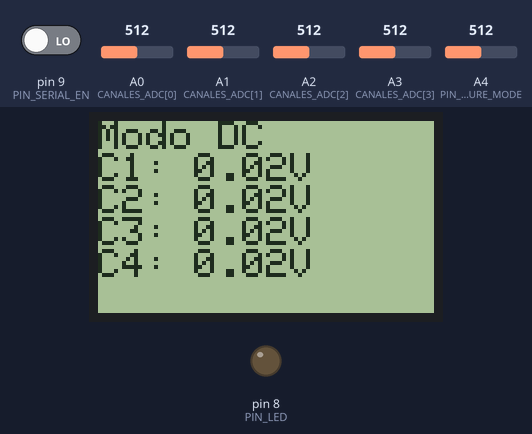
Simulated run of this sketch. Board: Arduino Uno, built with avr-gcc and run on an emulated ATmega328P. Shown: 84×48 one-colour display, output pins drawn as LEDs (lit = HIGH). The test bench sets the inputs (shaded band); at power-on: A0 (CANALES_ADC[0]) = 512, A4 (PIN_MEASURE_MODE) = 512, A1 (CANALES_ADC[1]) = 512, pin 9 (PIN_SERIAL_EN) LOW, A2 (CANALES_ADC[2]) = 512, A3 (CANALES_ADC[3]) = 512.

Above: at 1.2 s.
1.3 s: A0 (CANALES_ADC[0]) set to 90
At 2.7 s:
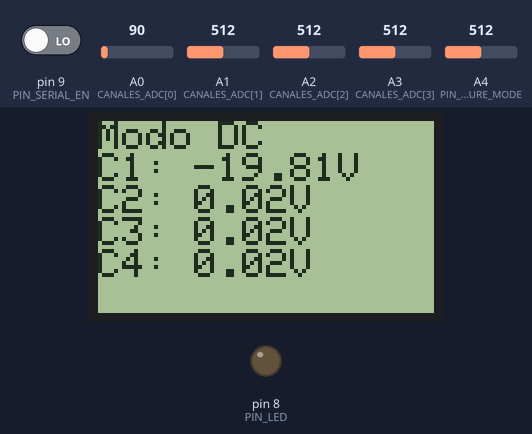
3.6 s: A0 (CANALES_ADC[0]) set to 77
At 4.6 s:
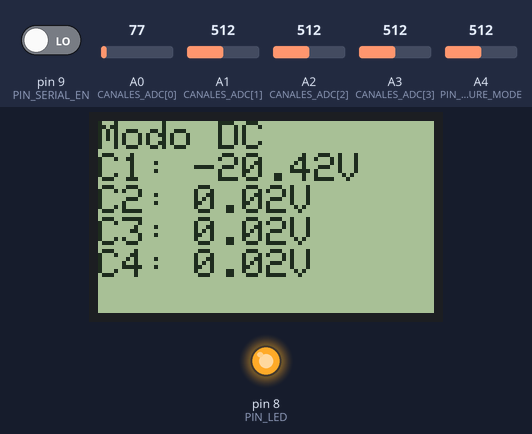
5.7 s: A4 (PIN_MEASURE_MODE) set to 525
At 7.1 s:
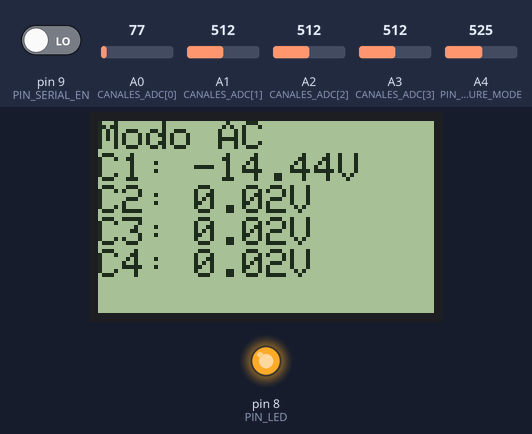
8.1 s: A0 (CANALES_ADC[0]) set to 522
At 9.9 s:
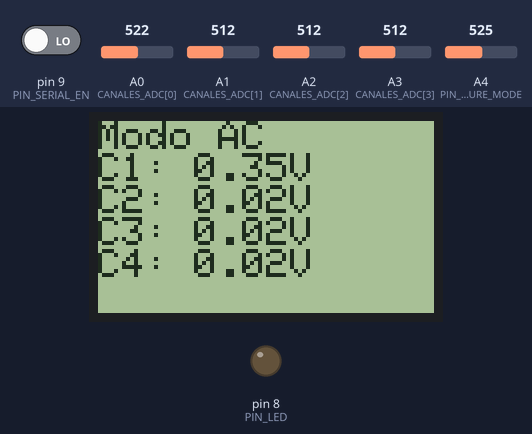
10.8 s: A1 (CANALES_ADC[1]) set to 498
At 12.8 s:
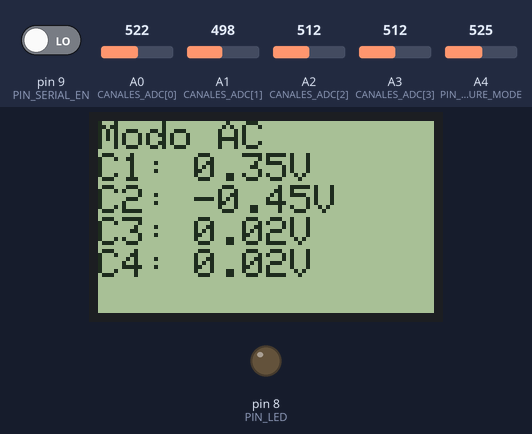
14.6 s: A4 (PIN_MEASURE_MODE) set to 502
At 16.0 s:
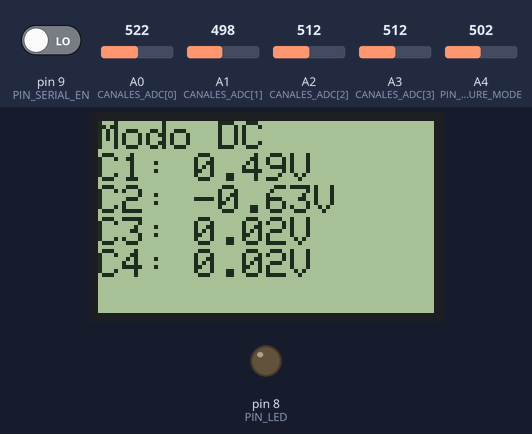
Timing chart, 0 to 17.6 s (numbered marks = the images above; inputs shaded):
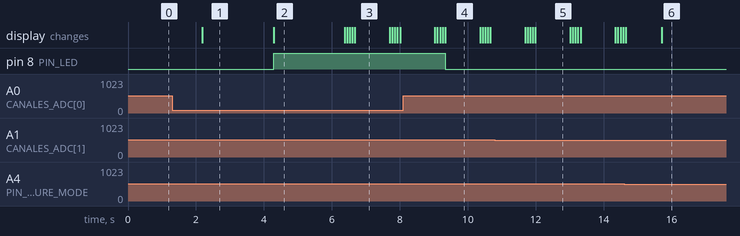

Measured:
- the behaviour switches between 86 and 85 on A0 (CANALES_ADC[0]) (found by bisection; images 1 and 2)
- the behaviour switches between 512 and 513 on A4 (PIN_MEASURE_MODE) (found by bisection; images 2 and 3)
- the behaviour switches between 512 and 511 on A1 (CANALES_ADC[1]) (found by bisection; images 4 and 5)
- after the input at 1.3 s, the display: changes after 0.88 s (image 1)
- after the input at 3.6 s, pin 8 (PIN_LED): LOW → HIGH after 0.69 s; the display: changes after 0.69 s (image 2)
- after the input at 5.7 s, the display: first changes after 0.67 s (image 3 shows a later state)
- after the input at 8.1 s, pin 8 (PIN_LED): HIGH → LOW after 1.2 s; the display: first differs from a run without the input after 1.0 s (image 4 shows a later state)
- after the input at 10.8 s, the display: first differs from a run without the input after 1.0 s (image 5 shows a later state)
- after the input at 14.6 s, the display: first differs from a run without the input after 1.1 s (image 6)

The sketch:

lab3.ino
```cpp
/*
 * ==============================================================================
 * Laboratorio 02: GPIO, ADC y protocolos de comunicación en Arduino
 * IE-0624 Laboratorio de Microcontroladores
 *
 * Estudiantes:
 *      - Fabian Sander Hangen, C07336
 *      - Kristhel Quesada Lopez, C06153
 *
 * Microcontrolador:
 *      - Arduino UNO con ATMega16
 *
 * Descripcion del Codigo:
 *      - Voltimetro que permite la lectura de cuatro canales para valores de
 *        voltaje analogicos en el rango de [-24, 24]V con warnings visuales a
 *        partir de los [-20, 20]V. Modos de lectura DC y AC (rms).
 * ==============================================================================
*/


/*
 * ----------------------------------------------------------------
 * Archivos de encabezado
 * ----------------------------------------------------------------
*/
#include <SoftwareSerial.h>
#include <PCD8544.h>
#include <math.h>


/*
 * ----------------------------------------------------------------
 * Configuracion de los macros
 * ----------------------------------------------------------------
*/
// Pines analógicos de entrada
const byte CANALES_ADC[] = {A0, A1, A2, A3};

// Pines de digitales
const byte PIN_LED = 8;             // Controla el warning LED
const byte PIN_SERIAL_EN = 9;       // Lee habilitación de com. serial
const byte PIN_MEASURE_MODE = A4;   // Lee el modo de medida (1=Ac, 0=DC)

// Offset aplicadp
const float gain = 1/0.104;         // 9.6154
const float offset = 2.5;

// Inicialización de un objeto PCD8544 (LCD display)
PCD8544 display;


/*
 * ----------------------------------------------------------------
 * Funcion Setup
 *  - Configura el estado inicial del sistema
 *  - Inicia el objeto Display para su preparacion y uso
 *  - Inicia la comunicación serial
 *  - Configura los pines I/O
 * ----------------------------------------------------------------
*/
void setup() {
    display.begin();                // Inicializa el uso del display LCD
    Serial.begin(9600);             // Inicializa com. serial a 9600 baudios
    pinMode(PIN_LED, OUTPUT);       // Configura salida digital
    pinMode(PIN_SERIAL_EN, INPUT);  // COnfigura entrada digital
}


/*
 * ----------------------------------------------------------------
 * Funcion Loop
 *  - Ejecucion ciclica
 *  - Procesa la información segun el modo de operación (AC o DC)
 * ----------------------------------------------------------------
*/
void loop() {
    int lecturaModo = analogRead(PIN_MEASURE_MODE); // Lee valor de pin A4
    bool modo = lecturaModo > 512;                  // 1 si AC, 0 de lo contrario
    procesarCanales(modo);                          // Procesa los canales segun el modo
    delay(1000);                                    // Espera, para volver a leer
}


/*
 * ----------------------------------------------------------------
 * Funcion procesarCanales
 *  - Recibe la señal de tensión de 0-5V de los canales
 *  - Imprime el tipo de modo en el display
 *  - Calcula el voltaje segun el modo
 *  - Muestra el resultado del voltaje para cada canal
 *  - Checkea si la comunicación serial está habilitada para enviar
 *    los datos
 * ----------------------------------------------------------------
*/
void procesarCanales(bool esAC) {
    // Logica por modo de operacion (AC o DC)
    const char* label = esAC ? "Modo AC" : "Modo DC";          // Puntero que guarda una etiqueta del modo
    float (*getVoltage)(byte) = esAC ? volts2rms : volts2dc;   // Puntero a una funcion

    // Variables/flags para logica del warning LED
    bool outRange = 0;
    float umbral = esAC ? 14.14 : 20.0;

    // Configuracion inicial del display
    display.clear();                                           // Limpia la info de la pantalla
    display.setCursor(0, 0);                                   // Inicia punto de nueva escritura
    display.print(label);                                      // Escribe el modo de medida

    if (digitalRead(PIN_SERIAL_EN) == HIGH) {
        Serial.println(label);
    }

    // Imprimir el voltaje por canal
    for (byte i = 0; i < 4; i++) {
        float volts = getVoltage(i);                           // Obtener voltaje del canal

        outRange = (fabs(volts) > umbral) ? 1 : outRange;      // Bandera de warning de voltaje
        mostrarLCD(i, volts);                                  // Imprime canal y voltaje en el display

        // Si el serial enable está activo, imprima por serial
        if (digitalRead(PIN_SERIAL_EN) == HIGH) {
            enviarSerial(i, volts);
        }
    }

    // Enciede warning LED si es necesario
    controlarLED(outRange);
}


/*
 * ----------------------------------------------------------------
 * Funcion volts2dc
 *  - Lee voltaje ADC y convierte a voltaje real escalado DC
 * ----------------------------------------------------------------
*/
float volts2dc(byte canal) {
    float adc = analogRead(CANALES_ADC[canal]);   // Vanalogico 0-1023
    float rawVolts = (adc / 1023.0) * 5.0;        // [0, 5] V
    float centered = rawVolts - offset;           // [-5/2, 5/2] V
    float realValue = centered * gain;            // [-24, 24] V
    return realValue;
}


/*
 * ----------------------------------------------------------------
 * Funcion volts2rms
 *  - Lee el voltaje de canal y retorna valor en RMS
 * ----------------------------------------------------------------
*/
float volts2rms(byte canal) {
    const int numSamples = 300;                     // Cantidad de samples
    float samples[numSamples];                      // Array para guardar los samples

    for (int i = 0; i < numSamples; i++) {
        float adc = analogRead(CANALES_ADC[canal]); // 0-1023
        float rawVolts = (adc / 1023.0) * 5.0;      // [0, 5]V
        float centered = rawVolts - offset;         // [-5/2, 5/2]
        float realVolts = centered * gain;          // [-24, 24]

        samples[i] = realVolts;                     // Guardar sample en array
        delayMicroseconds(56);                      // Para 300 muestras a 60Hz
    }

    // Obtener mínimo y máximo
    float vmin = samples[0];
    float vmax = samples[0];
    for (int i = 1; i < numSamples; i++) {
        if (samples[i] < vmin) vmin = samples[i];
        if (samples[i] > vmax) vmax = samples[i];
    }

    // Calculo RMS
    float vrms;
    if (vmax > 0) vrms = vmax / sqrt(2.0);          // Señal AC positiva, entonces...
    else if (vmax < 0) vrms = vmin / sqrt(2.0);     // Señal AC negativa, entonces...
    else vrms = 0;                                  // Es cero

    // DEBUG prints, descomente para debuggear
    //Serial.print("Canal "); Serial.print(canal);
    //Serial.print(" - Vmin: "); Serial.print(vmin);
    //Serial.print(" Vmax: "); Serial.print(vmax);
    //Serial.print(" RMS: "); Serial.println(vrms);

    return vrms;
}


/*
 * ----------------------------------------------------------------
 * Funcion mostrarLCD
 *  - Configura el display LCD, escribiendo los valores que se
 *    pasan por parametro con un formato especifico, para mostrar
 *    los valores en pantalla.
 * ----------------------------------------------------------------
*/
void mostrarLCD(byte canal, float valor) {
    display.setCursor(0, canal + 1);
    display.print("C");
    display.print(canal + 1);
    display.print(": ");
    display.print(valor);
    display.print("V");
}


/*
 * ----------------------------------------------------------------
 * Funcion controlarLED
 *  - Enciende el LED si algun voltaje excede los parametros de
 *    seguridad
 * ----------------------------------------------------------------
*/
void controlarLED(bool turnOn) {
    digitalWrite(PIN_LED, turnOn ? HIGH : LOW);
}


/*
 * ----------------------------------------------------------------
 * Funcion enviarSerial
 *  - Controla el envío de datos por serial.
 * ----------------------------------------------------------------
*/
void enviarSerial(byte canal, float volts) {
        Serial.print("Canal ");
        Serial.print(canal + 1);
        Serial.print(": ");
        Serial.print(volts);
        Serial.println(" V");
}
```
